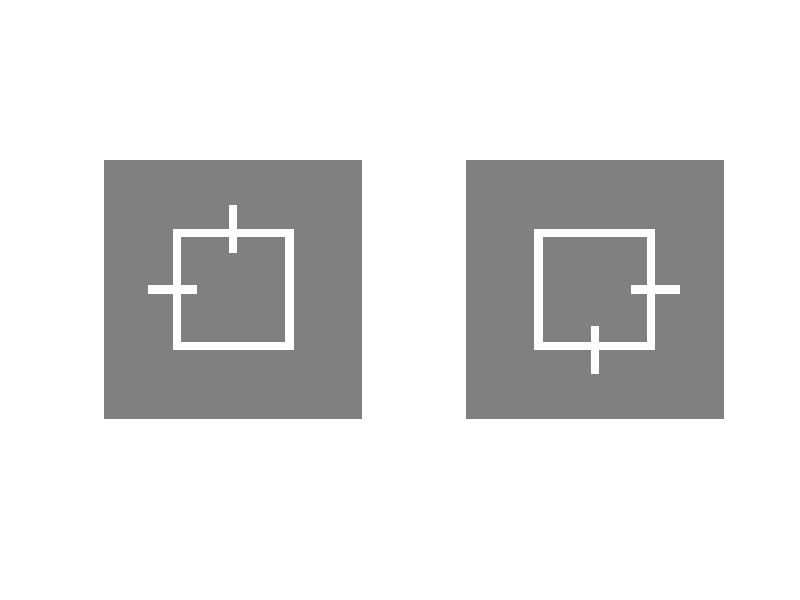

The MATLAB source for this figure:
function [fixL,fixR]=CreateFixationImg(fixsize,fixcolor,bgcolor,fixlinew,fixlineh,show_flag,save_flag)

% Creates a cross-shaped fixation image for a binocular display setting.
% function [fixL,fixR]=CreateFixationImg(fixsize,fixcolor,bgcolor,fixlinew,fixlineh,show_flag,save_flag)
%
% Create fixation-cross images for left/right eyes
%
% [input]
% fixsize  : radius of the fixation, [pixel]
% fixcolor : color of the fixation cross, [r,g,b]
% bgcolor  : color of the background, [r,g,b]
% fixlinew : line width of the central fixation, [pixel]
% fixlineh : line height of the central fixation, [pixel]
% show_flag: if 1, the generated images are displayed. [1/0]
% save_flag: if 1, the generated images are saved. [1/0]
%
% [output]
% imgL     : fixation image for left eye
% imgR     : fixation image for right eye
%
% Created    : Jan 29 2010 Hiroshi Ban
% Last Update: "2013-11-22 18:44:35 ban (ban.hiroshi@gmail.com)"

% check input variables
if nargin < 1, fixsize=32; end
if nargin < 2, fixcolor=[255,255,255]; end
if nargin < 3, bgcolor=[128,128,128]; end
% line width of the central fixation;
if nargin < 4, fixlinew=2; end
% line height of the central fixation;
if nargin < 5, fixlineh=12; end
if nargin < 6, show_flag=1; end
if nargin < 7, save_flag=0; end

% create the outmost circular background
[x,y]=meshgrid(1:2*fixsize,1:2*fixsize);
x=x-fixsize; y=y-fixsize;
r=sqrt(x.*x+y.*y);
alphac=r; alphac(r>fixsize)=0; alphac(r<=fixsize)=255;
bgcircle=zeros([2*fixsize,2*fixsize,4]);
for ii=1:1:3, bgcircle(:,:,ii)=bgcolor(ii); end
bgcircle(:,:,4)=alphac; % alpha channel

% calculate fixation cross's size
bglength=round(2*fixsize); if mod(bglength,2), bglength=bglength+1; end
outlength=round(2*fixsize*sqrt(2)/3); if mod(outlength,2), outlength=outlength+1; end
inlength=round(2*fixsize*sqrt(2)/3)-fixlinew*2; if mod(inlength,2), inlength=inlength+1; end

% create fixation cross parts
fcross_outrect=repmat(1,[outlength,outlength,3]); for ii=1:1:3, fcross_outrect(:,:,ii)=fixcolor(ii); end
fcross_inrect=repmat(1,[inlength,inlength,3]); for ii=1:1:3, fcross_inrect(:,:,ii)=bgcolor(ii); end
fcross_vbar=repmat(1,[fixlineh fixlinew 3]); for ii=1:1:3, fcross_vbar(:,:,ii)=fixcolor(ii); end
fcross_hbar=repmat(1,[fixlinew fixlineh 3]); for ii=1:1:3, fcross_hbar(:,:,ii)=fixcolor(ii); end

% combine them
bgcircle(bglength/2-outlength/2+1:bglength/2+outlength/2,bglength/2-outlength/2+1:bglength/2+outlength/2,1:3)=fcross_outrect;
bgcircle(bglength/2-inlength/2+1:bglength/2+inlength/2,bglength/2-inlength/2+1:bglength/2+inlength/2,1:3)=fcross_inrect;

% add bars on the top & left positions
fixL=bgcircle;
fixL(bglength/2-outlength/2-size(fcross_vbar,1)/2+1:bglength/2-outlength/2+size(fcross_vbar,1)/2,bglength/2-size(fcross_vbar,2)/2+1:bglength/2+size(fcross_vbar,2)/2,1:3)=fcross_vbar; % top
fixL(bglength/2-size(fcross_hbar,1)/2+1:bglength/2+size(fcross_hbar,1)/2,bglength/2-outlength/2-size(fcross_hbar,2)/2+1:bglength/2-outlength/2+size(fcross_hbar,2)/2,1:3)=fcross_hbar; % left
fixL=uint8(fixL);

% add bars on the bottom & right positions
fixR=bgcircle;
fixR(bglength/2+outlength/2-size(fcross_vbar,1)/2+1:bglength/2+outlength/2+size(fcross_vbar,1)/2,bglength/2-size(fcross_vbar,2)/2+1:bglength/2+size(fcross_vbar,2)/2,1:3)=fcross_vbar; % bottom
fixR(bglength/2-size(fcross_hbar,1)/2+1:bglength/2+size(fcross_hbar,1)/2,bglength/2+outlength/2-size(fcross_hbar,2)/2+1:bglength/2+outlength/2+size(fcross_hbar,2)/2,1:3)=fcross_hbar; % right
fixR=uint8(fixR);

if show_flag
  figure;

  subplot(1,2,1);
  imid1=imshow(fixL(:,:,1:3));
  set(imid1,'AlphaData',double(fixL(:,:,4)./255));
  hold on;

  subplot(1,2,2);
  imid2=imshow(fixR(:,:,1:3));
  set(imid2,'AlphaData',double(fixR(:,:,4)./255));
end

if save_flag
  save FixationImg.mat fixL fixR;
end
